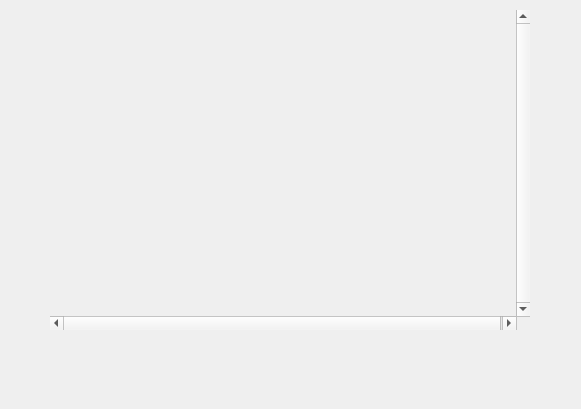
<?xml version="1.0" encoding="UTF-8"?>
<ui version="4.0">
 <class>Form</class>
 <widget class="QWidget" name="Form">
  <property name="geometry">
   <rect>
    <x>0</x>
    <y>0</y>
    <width>581</width>
    <height>409</height>
   </rect>
  </property>
  <property name="sizePolicy">
   <sizepolicy hsizetype="Preferred" vsizetype="Preferred">
    <horstretch>0</horstretch>
    <verstretch>0</verstretch>
   </sizepolicy>
  </property>
  <property name="minimumSize">
   <size>
    <width>0</width>
    <height>0</height>
   </size>
  </property>
  <property name="maximumSize">
   <size>
    <width>16777215</width>
    <height>16777215</height>
   </size>
  </property>
  <property name="windowTitle">
   <string/>
  </property>
  <widget class="SmoothScrollArea" name="exceptionScrollArea">
   <property name="geometry">
    <rect>
     <x>50</x>
     <y>10</y>
     <width>480</width>
     <height>320</height>
    </rect>
   </property>
   <property name="sizePolicy">
    <sizepolicy hsizetype="Fixed" vsizetype="Fixed">
     <horstretch>0</horstretch>
     <verstretch>0</verstretch>
    </sizepolicy>
   </property>
   <property name="minimumSize">
    <size>
     <width>480</width>
     <height>320</height>
    </size>
   </property>
   <property name="maximumSize">
    <size>
     <width>480</width>
     <height>320</height>
    </size>
   </property>
   <property name="frameShape">
    <enum>QFrame::NoFrame</enum>
   </property>
   <property name="verticalScrollBarPolicy">
    <enum>Qt::ScrollBarAlwaysOn</enum>
   </property>
   <property name="widgetResizable">
    <bool>true</bool>
   </property>
   <widget class="QWidget" name="exceptionScrollAreaWidgetContents">
    <property name="geometry">
     <rect>
      <x>0</x>
      <y>0</y>
      <width>468</width>
      <height>320</height>
     </rect>
    </property>
    <layout class="QVBoxLayout" name="verticalLayout_2">
     <item>
      <widget class="BodyLabel" name="exceptionLabel">
       <property name="sizePolicy">
        <sizepolicy hsizetype="Fixed" vsizetype="Expanding">
         <horstretch>0</horstretch>
         <verstretch>0</verstretch>
        </sizepolicy>
       </property>
       <property name="minimumSize">
        <size>
         <width>450</width>
         <height>200</height>
        </size>
       </property>
       <property name="maximumSize">
        <size>
         <width>450</width>
         <height>16777215</height>
        </size>
       </property>
       <property name="text">
        <string/>
       </property>
       <property name="alignment">
        <set>Qt::AlignLeading|Qt::AlignLeft|Qt::AlignTop</set>
       </property>
       <property name="wordWrap">
        <bool>true</bool>
       </property>
      </widget>
     </item>
    </layout>
   </widget>
  </widget>
 </widget>
 <customwidgets>
  <customwidget>
   <class>SmoothScrollArea</class>
   <extends>QScrollArea</extends>
   <header>qfluentwidgets</header>
   <container>1</container>
  </customwidget>
  <customwidget>
   <class>BodyLabel</class>
   <extends>QLabel</extends>
   <header>qfluentwidgets</header>
   <container>1</container>
  </customwidget>
 </customwidgets>
 <resources/>
 <connections/>
</ui>
